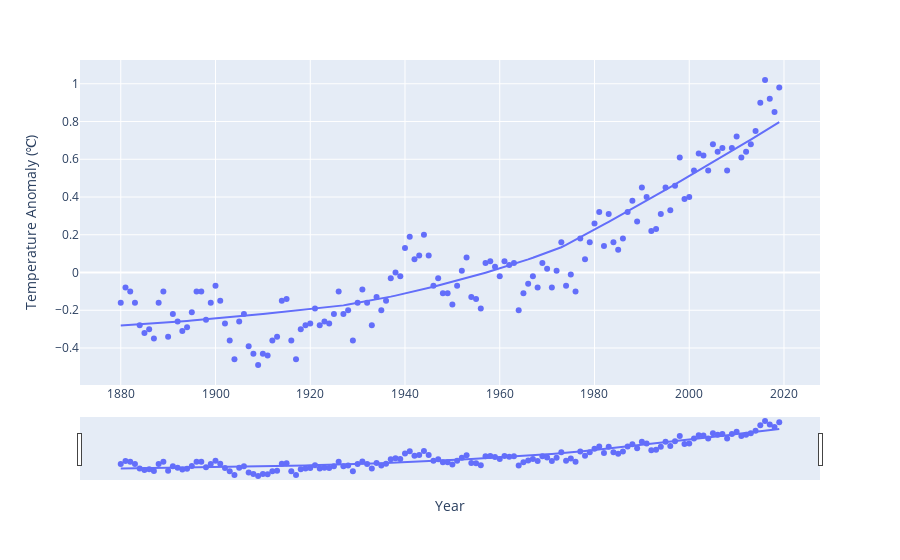

This figure's notebook cell:
### Markdown cell above
## 1. Global Annual Temperature Anomaly Interactive scatter plots with lowess trendlines

Reference:
https://plotly.com/python/linear-fits/ 

Data source: NASA's Goddard Institute for Space Studies (GISS). Credit: NASA/GISS
https://climate.nasa.gov/vital-signs/global-temperature/

### Code cell
import plotly.express as px
import pandas as pd

df = pd.read_table(r'https://data.giss.nasa.gov/gistemp/graphs/graph_data/Global_Mean_Estimates_based_on_Land_and_Ocean_Data/graph.txt',
                   skiprows=[0,1,2,4], sep='\s+')
df = df.rename(columns={"No_Smoothing": "temperature anomaly", "Lowess(5)": "lowess"})
fig = px.scatter(df, x="Year", y="temperature anomaly", trendline="lowess")
fig.update_layout(
    xaxis_title="Year",
    yaxis_title="Temperature Anomaly (\u2103)")
fig.update_xaxes(rangeslider_visible=True)
fig.show()

### Figure 1 — Plotly figure (JSON) as saved in the notebook; plotly's stock layout.template omitted (floating-point values rounded to 4 significant figures; data arrays with more than 128 entries replaced by an {"elided": "..."} marker saying what was removed)
{"data": [{"hoverlabel": {"namelength": 0}, "hovertemplate": "Year=%{x}<br>temperature anomaly=%{y}", "legendgroup": "", "marker": {"color": "#636efa", "symbol": "circle"}, "mode": "markers", "name": "", "showlegend": false, "type": "scatter", "x": {"elided": "140 int values"}, "xaxis": "x", "y": {"elided": "140 float values"}, "yaxis": "y"}, {"hoverlabel": {"namelength": 0}, "hovertemplate": "<b>LOWESS trendline</b><br><br>Year=%{x}<br>temperature anomaly=%{y} <b>(trend)</b>", "legendgroup": "", "marker": {"color": "#636efa", "symbol": "circle"}, "mode": "lines", "name": "", "showlegend": false, "type": "scatter", "x": {"elided": "140 int values"}, "xaxis": "x", "y": {"elided": "140 float values"}, "yaxis": "y"}], "layout": {"legend": {"tracegroupgap": 0}, "margin": {"t": 60}, "xaxis": {"anchor": "y", "domain": [0, 1], "rangeslider": {"visible": true}, "title": {"text": "Year"}}, "yaxis": {"anchor": "x", "domain": [0, 1], "title": {"text": "Temperature Anomaly (℃)"}}}}
